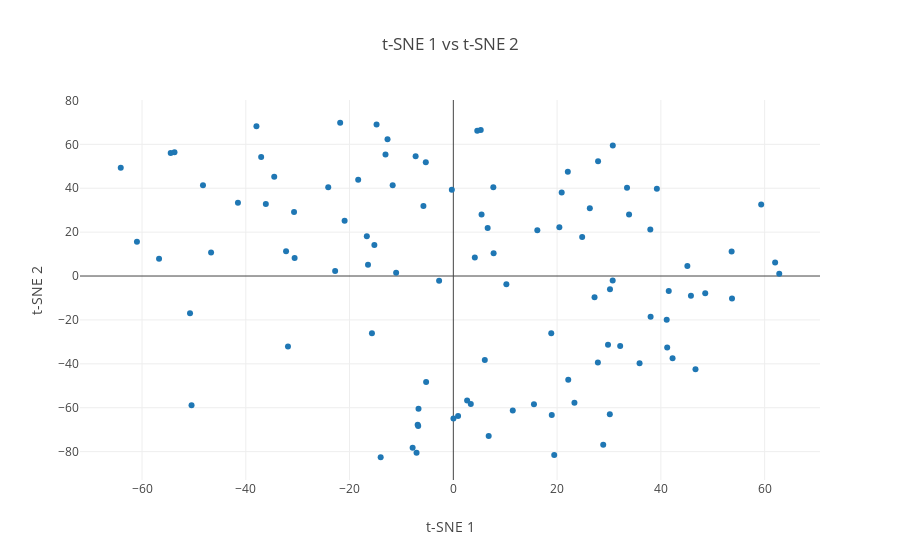

The code cell stored with this chart in its notebook:
### Code cell
words = [tokenizer.index_word[i] for i in range (1,10001)]
conv_tsne_embds = TSNE(n_components=2).fit_transform(conv_embds)
plot_words(conv_tsne_embds, words, 0, 10000, 100)

### Figure 1 — Plotly figure (JSON) as saved in the notebook; plotly's stock layout.template omitted (floating-point values rounded to 4 significant figures)
{"data": [{"mode": "markers", "text": ["the", "think", "original", "takes", "perfect", "days", "group", "country", "tried", "dramatic", "inside", "laughing", "questions", "dreams", "ahead", "direct", "apartment", "commentary", "asked", "saving", "continues", "rob", "costs", "clue", "lawyer", "notch", "powell", "heavily", "criticism", "everyday", "retarded", "dubbing", "consists", "stunts", "magazine", "instantly", "pleasantly", "indians", "imagined", "investigate", "jazz", "coffee", "avoided", "divorce", "treats", "hop", "questionable", "arguably", "wrap", "equipment", "package", "seldom", "premiere", "husbands", "frankie", "additional", "adolescent", "clarke", "incidentally", "feat", "exquisite", "mixing", "insults", "tower", "hindi", "monty", "nbc", "wonderland", "fills", "attending", "parking", "arty", "stalked", "casablanca", "lunatic", "olsen", "turtle", "aesthetic", "sales", "gershwin", "listened", "bloodbath", "frat", "dern", "gruff", "correctness", "rhyme", "optimism", "forsythe", "michaels", "protecting", "neglect", "snatch", "overacts", "it´s", "lange", "crook", "fireworks", "showtime", "exhausted"], "type": "scatter", "uid": "46e9a02b-a4e1-4edd-96c8-3766695dfb37", "x": [32.16, -36.14, -24.11, -30.7, -20.96, -50.46, -48.25, -14.8, 29.82, 35.9, 4.144, 33.87, 30.73, -5.764, -34.52, -41.51, 62.82, -13.07, 26.31, -11.69, 20.43, -7.845, 5.442, -46.69, -5.246, 16.19, -6.71, 22.07, -30.59, 2.66, 41.52, 5.281, 27.9, -2.743, 30.19, -6.875, -54.47, -6.771, 53.63, 4.614, -60.98, -37.95, 46.67, 6.617, 24.83, 11.46, -53.74, -32.24, 22.15, 41.13, -37.04, 3.368, -16.45, 62.02, 18.87, -15.22, -14.0, -31.87, -18.34, -16.67, -7.265, 30.16, 19.44, 28.89, -50.75, 37.97, -15.69, -56.72, 33.48, -22.78, 7.71, 38.02, 39.23, 20.88, 53.71, -12.68, 7.765, 41.22, 0.9154, 59.34, 48.55, 27.86, -64.1, 45.8, 15.54, -7.09, 18.97, 6.065, 42.26, -11.02, -5.305, 45.11, 23.34, 30.71, 10.22, -0.2877, 0.02575, 27.22, 6.816, -21.81], "y": [-31.86, 32.79, 40.44, 29.15, 25.23, -58.82, 41.38, 69.03, -31.33, -39.74, 8.485, 28.0, 59.43, 31.87, 45.23, 33.35, 1.05, 55.42, 30.84, 41.36, 22.24, -78.26, 28.0, 10.77, -48.24, 20.86, -60.51, 47.48, 8.263, -56.73, -6.798, 66.5, 52.3, -2.15, -6.044, -67.8, 56.02, -68.33, 11.14, 66.13, 15.61, 68.24, -42.47, 21.9, 17.81, -61.21, 56.38, 11.33, -47.19, -19.93, 54.21, -58.27, 5.121, 6.112, -26.09, 14.13, -82.55, -32.11, 43.83, 18.16, 54.61, -63.02, -81.58, -76.82, -16.98, 21.24, -26.07, 7.881, 40.19, 2.24, 40.49, -18.51, 39.72, 38.08, -10.19, 62.29, 10.35, -32.6, -63.75, 32.55, -7.806, -39.44, 49.38, -8.994, -58.39, -80.49, -63.36, -38.25, -37.44, 1.467, 51.81, 4.567, -57.75, -2.038, -3.793, 39.26, -64.94, -9.708, -72.83, 69.83]}], "layout": {"hovermode": "closest", "title": {"text": "t-SNE 1 vs t-SNE 2"}, "xaxis": {"title": {"text": "t-SNE 1"}}, "yaxis": {"title": {"text": "t-SNE 2"}}}}
